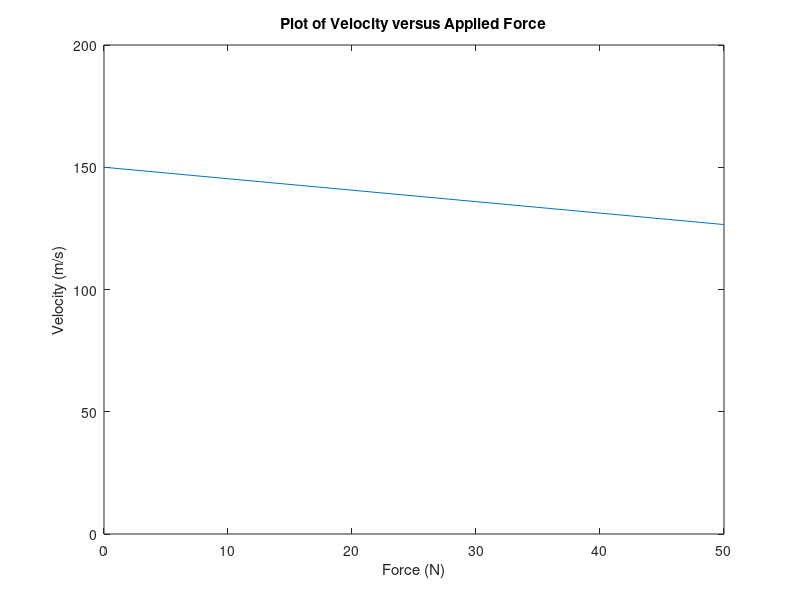

Reproduce this figure in MATLAB.
VB = 120; % V
R = 0.3; % ohms
l = 10; % m
B = 0.1; % T

% ----------------------------------
% 
eind = 0;
i = (VB - eind) / R;
disp (['i = ' ,num2str(i), ' A']);
vss = VB / (B * l);
disp (['vss = ' ,num2str(vss), ' m/s']);

% ----------------------------------
% if a 30-N force to the right is applied to the bar
F = 30; % N
i = F / (l * B);
disp (['i = ' ,num2str(i), ' A']);
eind = VB + i .* R;
disp (['eind = ' ,num2str(eind), ' V']);
vss = eind / (B * l);
disp (['vss = ' ,num2str(vss), ' m/s']);

% ----------------------------------
% a 30-N force pointing to the left were applied to the Bar

i = F / (l * B);
disp (['i = ' ,num2str(i), ' A']);
eind = VB - i .* R;
disp (['eind = ' ,num2str(eind), ' V']);
vss = eind / (B * l);
disp (['vss = ' ,num2str(vss), ' m/s']);

% ----------------------------------
% magnetic field is weakened to 0.08 T
B = 0.08; % T
vss = VB / (B * l);
disp (['vss = ' ,num2str(vss), ' m/s']);

% ----------------------------------
% 
F = 0:10:50;

i = F ./ (l * B);
eind = VB - i .* R;
v_bar = eind ./ (l * B);

plot(F, v_bar);
title('Plot of Velocity versus Applied Force');
xlabel('Force (N)');
ylabel('Velocity (m/s)');
axis([0 50 0 200]);

